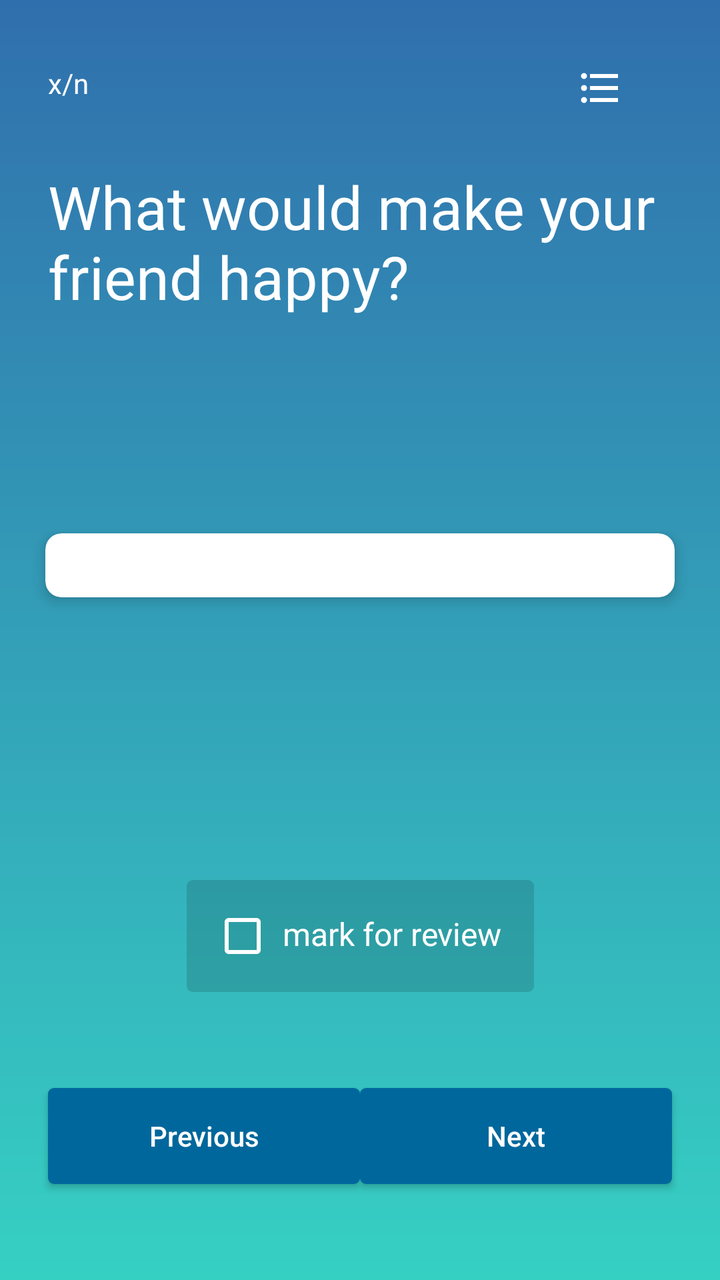
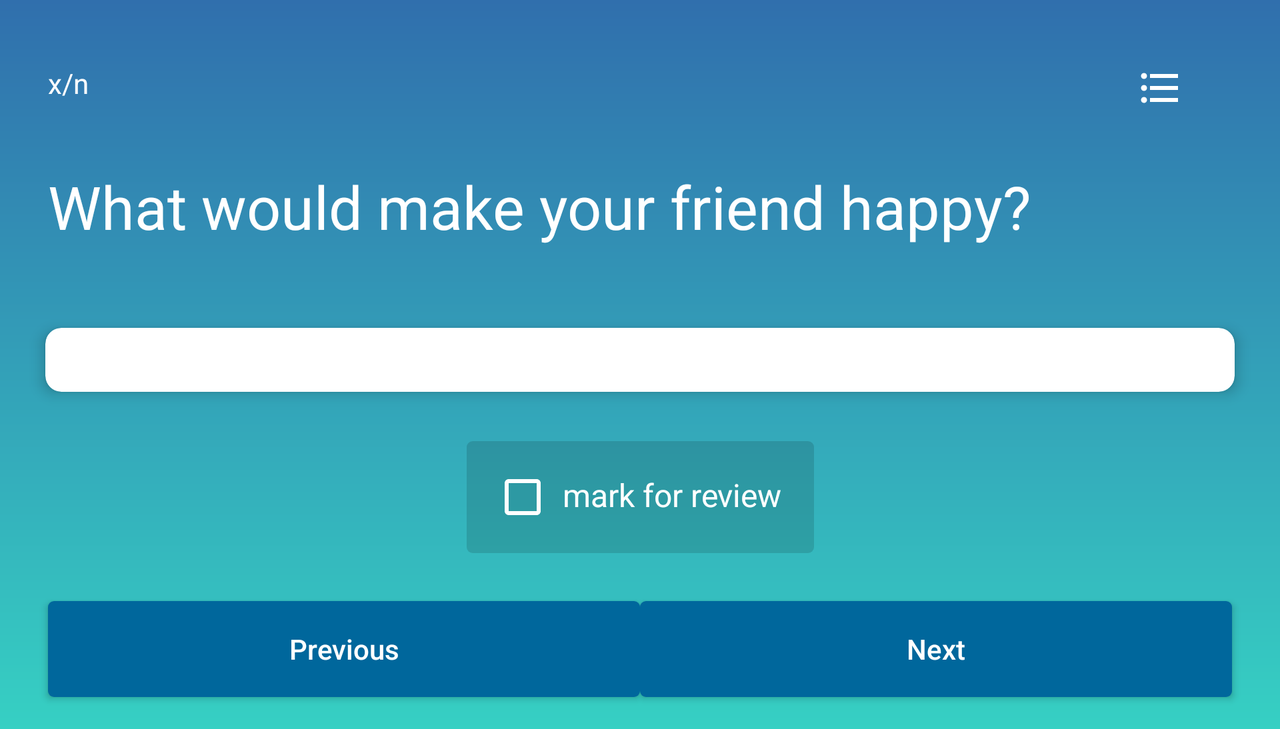

First picture: res/layout/ on a phone held upright. Second picture: the repository's own variant of that layout, on a device whose configuration matches the variant's folder. Source for both follows.
<!-- AndroidManifest.xml: application theme AppTheme -->
<!-- res/layout/activity_main.xml -->
<?xml version="1.0" encoding="utf-8"?>
<ScrollView xmlns:android="http://schemas.android.com/apk/res/android"
    xmlns:app="http://schemas.android.com/apk/res-auto"
    xmlns:tools="http://schemas.android.com/tools"
    android:layout_width="match_parent"
    android:layout_height="match_parent"
    android:background="@drawable/gradient_background"
    android:fillViewport="true"
    android:orientation="vertical"
    tools:context="com.example.android.questionnaire.MainActivity">


    <android.support.constraint.ConstraintLayout
        android:layout_width="match_parent"
        android:layout_height="wrap_content">

        <ProgressBar
            android:id="@+id/determinantProgressBar"
            style="@android:style/Widget.ProgressBar.Horizontal"
            android:layout_width="0dp"
            android:layout_height="@dimen/dimen_4dp"
            android:progressBackgroundTint="@android:color/transparent"
            android:progressTint="@android:color/white"
            app:layout_constraintEnd_toEndOf="parent"
            app:layout_constraintStart_toStartOf="parent"
            app:layout_constraintTop_toTopOf="parent" />

        <ImageButton
            android:id="@+id/review_button"
            android:layout_width="wrap_content"
            android:layout_height="wrap_content"
            android:layout_marginEnd="@dimen/dimen_24dp"
            android:layout_marginTop="@dimen/dimen_32dp"
            android:background="?selectableItemBackgroundBorderless"
            android:contentDescription="@string/review_button"
            android:src="@drawable/ic_format_list_bulleted"
            app:layout_constraintEnd_toEndOf="parent"
            app:layout_constraintTop_toTopOf="parent" />

        <TextView
            android:id="@+id/questions_remaining"
            android:layout_width="wrap_content"
            android:layout_height="wrap_content"
            android:layout_marginStart="@dimen/dimen_24dp"
            android:layout_marginTop="@dimen/dimen_32dp"
            android:textColor="@android:color/white"
            app:layout_constraintStart_toStartOf="parent"
            app:layout_constraintTop_toTopOf="parent"
            tools:text="x/n" />

        <TextView
            android:id="@+id/question_text"
            android:layout_width="0dp"
            android:layout_height="wrap_content"
            android:layout_marginEnd="@dimen/dimen_24dp"
            android:layout_marginLeft="@dimen/dimen_24dp"
            android:layout_marginRight="@dimen/dimen_24dp"
            android:layout_marginStart="@dimen/dimen_24dp"
            android:layout_marginTop="@dimen/dimen_32dp"
            android:text="@string/question_one"
            android:textColor="@android:color/white"
            android:textSize="@dimen/dimen_30sp"
            app:layout_constraintEnd_toEndOf="parent"
            app:layout_constraintStart_toStartOf="parent"
            app:layout_constraintTop_toBottomOf="@+id/questions_remaining" />

        <android.support.v7.widget.CardView
            android:id="@+id/cardView"
            android:layout_width="0dp"
            android:layout_height="wrap_content"
            android:layout_marginEnd="@dimen/dimen_16dp"
            android:layout_marginLeft="@dimen/dimen_16dp"
            android:layout_marginRight="@dimen/dimen_16dp"
            android:layout_marginStart="@dimen/dimen_16dp"
            android:layout_marginTop="@dimen/dimen_8dp"
            app:cardCornerRadius="@dimen/dimen_8dp"
            app:cardElevation="@dimen/dimen_4dp"
            app:cardUseCompatPadding="true"
            app:layout_constraintEnd_toEndOf="parent"
            app:layout_constraintStart_toStartOf="parent"
            app:layout_constraintTop_toTopOf="@+id/guideline">

            <LinearLayout
                android:id="@+id/linearLayout_Options"
                android:layout_width="match_parent"
                android:layout_height="wrap_content"
                android:layout_margin="@dimen/dimen_16dp"
                android:orientation="vertical">
            </LinearLayout>

        </android.support.v7.widget.CardView>

        <TextView
            android:id="@+id/review_check"
            android:layout_width="wrap_content"
            android:layout_height="wrap_content"
            android:layout_marginBottom="48dp"
            android:layout_marginEnd="@dimen/dimen_24dp"
            android:layout_marginLeft="@dimen/dimen_24dp"
            android:layout_marginRight="@dimen/dimen_24dp"
            android:layout_marginStart="@dimen/dimen_24dp"
            android:layout_marginTop="@dimen/dimen_8dp"
            android:background="@drawable/custom_textview"
            android:drawablePadding="@dimen/dimen_8dp"
            android:drawableStart="@drawable/ic_check_box_outline_blank"
            android:padding="@dimen/dimen_16dp"
            android:text="@string/mark_for_review"
            android:textColor="@android:color/white"
            android:textSize="16sp"
            app:layout_constraintBottom_toTopOf="@+id/prev_button"
            app:layout_constraintEnd_toEndOf="parent"
            app:layout_constraintStart_toStartOf="parent"
            app:layout_constraintTop_toBottomOf="@+id/cardView"
            app:layout_constraintVertical_bias="1.0" />


        <Button
            android:id="@+id/prev_button"
            android:layout_width="0dp"
            android:layout_height="wrap_content"
            android:layout_marginStart="@dimen/dimen_24dp"
            android:background="@drawable/custom_button"
            android:drawableStart="@drawable/ic_arrow_back"
            android:padding="@dimen/dimen_4dp"
            android:text="@string/prevQuestion"
            android:textAllCaps="false"
            android:textColor="@android:color/white"
            app:layout_constraintBaseline_toBaselineOf="@+id/next_button"
            app:layout_constraintEnd_toStartOf="@+id/next_button"
            app:layout_constraintStart_toStartOf="parent" />


        <Button
            android:id="@+id/next_button"
            android:layout_width="0dp"
            android:layout_height="wrap_content"
            android:layout_marginBottom="@dimen/dimen_48dp"
            android:layout_marginEnd="@dimen/dimen_24dp"
            android:background="@drawable/custom_button"
            android:drawableEnd="@drawable/ic_arrow_forward"
            android:padding="@dimen/dimen_4dp"
            android:text="@string/nextQuestion"
            android:textAllCaps="false"
            android:textColor="@android:color/white"
            app:layout_constraintBottom_toBottomOf="parent"
            app:layout_constraintEnd_toEndOf="parent"
            app:layout_constraintStart_toEndOf="@+id/prev_button" />

        <android.support.constraint.Guideline
            android:id="@+id/guideline"
            android:layout_width="wrap_content"
            android:layout_height="wrap_content"
            android:orientation="horizontal"
            app:layout_constraintGuide_begin="@dimen/dimen_250dp" />


    </android.support.constraint.ConstraintLayout>


</ScrollView>
<!-- resources referenced by this layout -->
<resources>
  <dimen name="dimen_16dp">16dp</dimen>
  <dimen name="dimen_24dp">24dp</dimen>
  <dimen name="dimen_250dp">250dp</dimen>
  <dimen name="dimen_30sp">30sp</dimen>
  <dimen name="dimen_32dp">32dp</dimen>
  <dimen name="dimen_48dp">48dp</dimen>
  <dimen name="dimen_4dp">4dp</dimen>
  <dimen name="dimen_8dp">8dp</dimen>
  <!-- drawable custom_button (drawable) -->
  <?xml version="1.0" encoding="utf-8"?>
  <selector xmlns:android="http://schemas.android.com/apk/res/android">
      <item android:state_pressed="true">
          <shape android:shape="rectangle">
              <corners android:radius="3dp" />
              <solid android:color="@color/transparent_blue" />
          </shape>
      </item>
      <item>
          <shape android:shape="rectangle">
              <corners android:radius="3dp" />
              <solid android:color="@color/button_color" />
          </shape>
      </item>
  </selector>
  <!-- drawable custom_textview (drawable) -->
  <?xml version="1.0" encoding="utf-8"?>
  <selector xmlns:android="http://schemas.android.com/apk/res/android">
      <item>
          <shape android:shape="rectangle">
              <corners android:radius="3dp" />
              <solid android:color="@color/transparent_white" />
          </shape>
      </item>
  </selector>
  <!-- drawable gradient_background (drawable) -->
  <?xml version="1.0" encoding="utf-8"?>
  <shape xmlns:android="http://schemas.android.com/apk/res/android"
      android:shape="rectangle">
      <gradient
          android:angle="90"
          android:endColor="#306FAD"
          android:startColor="#36D0C3"
          android:type="linear" />
  </shape>
  <!-- drawable ic_check_box_outline_blank (drawable) -->
  <vector xmlns:android="http://schemas.android.com/apk/res/android"
      android:width="24dp"
      android:height="24dp"
      android:tint="#FFFFFF"
      android:viewportHeight="24.0"
      android:viewportWidth="24.0">
      <path
          android:fillColor="#FF000000"
          android:pathData="M19,5v14H5V5h14m0,-2H5c-1.1,0 -2,0.9 -2,2v14c0,1.1 0.9,2 2,2h14c1.1,0 2,-0.9 2,-2V5c0,-1.1 -0.9,-2 -2,-2z" />
  </vector>
  <!-- drawable ic_format_list_bulleted (drawable) -->
  <vector xmlns:android="http://schemas.android.com/apk/res/android"
      android:width="48dp"
      android:height="48dp"
      android:tint="#FFFFFF"
      android:viewportHeight="48.0"
      android:viewportWidth="48.0">
      <path
          android:fillColor="#FF000000"
          android:pathData="M4,10.5c-0.83,0 -1.5,0.67 -1.5,1.5s0.67,1.5 1.5,1.5 1.5,-0.67 1.5,-1.5 -0.67,-1.5 -1.5,-1.5zM4,4.5c-0.83,0 -1.5,0.67 -1.5,1.5S3.17,7.5 4,7.5 5.5,6.83 5.5,6 4.83,4.5 4,4.5zM4,16.5c-0.83,0 -1.5,0.68 -1.5,1.5s0.68,1.5 1.5,1.5 1.5,-0.68 1.5,-1.5 -0.67,-1.5 -1.5,-1.5zM7,19h14v-2L7,17v2zM7,13h14v-2L7,11v2zM7,5v2h14L21,5L7,5z" />
  </vector>
  <string name="mark_for_review">mark for review</string>
  <string name="nextQuestion">Next</string>
  <string name="prevQuestion">Previous</string>
  <string name="question_one">What would make your friend happy?</string>
  <string name="review_button">Review List</string>
  <style name="AppTheme" parent="Theme.AppCompat.Light.NoActionBar">
          
          <item name="colorPrimary">@color/colorPrimary</item>
          <item name="colorPrimaryDark">@color/colorPrimaryDark</item>
          <item name="colorAccent">@color/colorAccent</item>
      </style>
  <color name="transparent_blue">#99306FAD</color>
  <color name="button_color">#00679C</color>
  <color name="transparent_white">#22000000</color>
  <color name="colorPrimary">#306FAD</color>
  <color name="colorPrimaryDark">#00447D</color>
  <color name="colorAccent">#FF4081</color>
</resources>
<!-- res/layout-land/activity_main.xml (the repository's variant of the layout above) -->
<!-- drawn on the phone turned sideways -->
<?xml version="1.0" encoding="utf-8"?>
<ScrollView xmlns:android="http://schemas.android.com/apk/res/android"
    xmlns:app="http://schemas.android.com/apk/res-auto"
    xmlns:tools="http://schemas.android.com/tools"
    android:layout_width="match_parent"
    android:layout_height="match_parent"
    android:background="@drawable/gradient_background"
    android:fillViewport="true"
    android:orientation="vertical"
    tools:context="com.example.android.questionnaire.MainActivity">


    <android.support.constraint.ConstraintLayout
        android:layout_width="match_parent"
        android:layout_height="wrap_content">

        <ProgressBar
            android:id="@+id/determinantProgressBar"
            style="@android:style/Widget.ProgressBar.Horizontal"
            android:layout_width="0dp"
            android:layout_height="@dimen/dimen_4dp"
            android:progressBackgroundTint="@android:color/transparent"
            android:progressTint="@android:color/white"
            app:layout_constraintEnd_toEndOf="parent"
            app:layout_constraintStart_toStartOf="parent"
            app:layout_constraintTop_toTopOf="parent" />

        <ImageButton
            android:id="@+id/review_button"
            android:layout_width="wrap_content"
            android:layout_height="wrap_content"
            android:layout_marginEnd="@dimen/dimen_24dp"
            android:layout_marginTop="@dimen/dimen_32dp"
            android:background="?selectableItemBackgroundBorderless"
            android:contentDescription="@string/review_button"
            android:src="@drawable/ic_format_list_bulleted"
            app:layout_constraintEnd_toEndOf="parent"
            app:layout_constraintTop_toTopOf="parent" />

        <TextView
            android:id="@+id/questions_remaining"
            android:layout_width="wrap_content"
            android:layout_height="wrap_content"
            android:layout_marginStart="@dimen/dimen_24dp"
            android:layout_marginTop="@dimen/dimen_32dp"
            android:textColor="@android:color/white"
            app:layout_constraintStart_toStartOf="parent"
            app:layout_constraintTop_toTopOf="parent"
            tools:text="x/n" />

        <TextView
            android:id="@+id/question_text"
            android:layout_width="0dp"
            android:layout_height="wrap_content"
            android:layout_marginEnd="@dimen/dimen_24dp"
            android:layout_marginLeft="@dimen/dimen_24dp"
            android:layout_marginRight="@dimen/dimen_24dp"
            android:layout_marginStart="@dimen/dimen_24dp"
            android:layout_marginTop="@dimen/dimen_32dp"
            android:text="@string/question_one"
            android:textColor="@android:color/white"
            android:textSize="@dimen/dimen_30sp"
            app:layout_constraintEnd_toEndOf="parent"
            app:layout_constraintStart_toStartOf="parent"
            app:layout_constraintTop_toBottomOf="@+id/questions_remaining" />

        <android.support.v7.widget.CardView
            android:id="@+id/cardView"
            android:layout_width="0dp"
            android:layout_height="wrap_content"
            android:layout_marginEnd="@dimen/dimen_16dp"
            android:layout_marginStart="@dimen/dimen_16dp"
            android:layout_marginTop="@dimen/dimen_32dp"
            app:cardCornerRadius="@dimen/dimen_8dp"
            app:cardElevation="@dimen/dimen_4dp"
            app:cardUseCompatPadding="true"
            app:layout_constraintEnd_toEndOf="parent"
            app:layout_constraintStart_toStartOf="parent"
            app:layout_constraintTop_toBottomOf="@+id/question_text">

            <LinearLayout
                android:id="@+id/linearLayout_Options"
                android:layout_width="match_parent"
                android:layout_height="wrap_content"
                android:layout_margin="@dimen/dimen_16dp"
                android:orientation="vertical">
            </LinearLayout>

        </android.support.v7.widget.CardView>

        <TextView
            android:id="@+id/review_check"
            android:layout_width="wrap_content"
            android:layout_height="wrap_content"
            android:layout_marginBottom="24dp"
            android:layout_marginEnd="@dimen/dimen_24dp"
            android:layout_marginStart="@dimen/dimen_24dp"
            android:layout_marginTop="16dp"
            android:background="@drawable/custom_textview"
            android:drawablePadding="@dimen/dimen_8dp"
            android:drawableStart="@drawable/ic_check_box_outline_blank"
            android:padding="@dimen/dimen_16dp"
            android:text="@string/mark_for_review"
            android:textColor="@android:color/white"
            android:textSize="16sp"
            app:layout_constraintBottom_toTopOf="@+id/prev_button"
            app:layout_constraintEnd_toEndOf="parent"
            app:layout_constraintStart_toStartOf="parent"
            app:layout_constraintTop_toBottomOf="@+id/cardView" />


        <Button
            android:id="@+id/prev_button"
            android:layout_width="0dp"
            android:layout_height="wrap_content"
            android:layout_marginStart="@dimen/dimen_24dp"
            android:background="@drawable/custom_button"
            android:drawableStart="@drawable/ic_arrow_back"
            android:padding="@dimen/dimen_4dp"
            android:text="@string/prevQuestion"
            android:textAllCaps="false"
            android:textColor="@android:color/white"
            app:layout_constraintBaseline_toBaselineOf="@+id/next_button"
            app:layout_constraintEnd_toStartOf="@+id/next_button"
            app:layout_constraintStart_toStartOf="parent" />


        <Button
            android:id="@+id/next_button"
            android:layout_width="0dp"
            android:layout_height="wrap_content"
            android:layout_marginBottom="16dp"
            android:layout_marginEnd="@dimen/dimen_24dp"
            android:background="@drawable/custom_button"
            android:drawableEnd="@drawable/ic_arrow_forward"
            android:padding="@dimen/dimen_4dp"
            android:text="@string/nextQuestion"
            android:textAllCaps="false"
            android:textColor="@android:color/white"
            app:layout_constraintBottom_toBottomOf="parent"
            app:layout_constraintEnd_toEndOf="parent"
            app:layout_constraintStart_toEndOf="@+id/prev_button" />


    </android.support.constraint.ConstraintLayout>


</ScrollView>
<!-- resources referenced by the variant -->
<!-- as the phone turned sideways resolves them -->
<resources>
  <dimen name="dimen_16dp">16dp</dimen>
  <dimen name="dimen_24dp">24dp</dimen>
  <dimen name="dimen_30sp">30sp</dimen>
  <dimen name="dimen_32dp">32dp</dimen>
  <dimen name="dimen_4dp">4dp</dimen>
  <dimen name="dimen_8dp">8dp</dimen>
  <!-- drawable custom_button (drawable) -->
  <?xml version="1.0" encoding="utf-8"?>
  <selector xmlns:android="http://schemas.android.com/apk/res/android">
      <item android:state_pressed="true">
          <shape android:shape="rectangle">
              <corners android:radius="3dp" />
              <solid android:color="@color/transparent_blue" />
          </shape>
      </item>
      <item>
          <shape android:shape="rectangle">
              <corners android:radius="3dp" />
              <solid android:color="@color/button_color" />
          </shape>
      </item>
  </selector>
  <!-- drawable custom_textview (drawable) -->
  <?xml version="1.0" encoding="utf-8"?>
  <selector xmlns:android="http://schemas.android.com/apk/res/android">
      <item>
          <shape android:shape="rectangle">
              <corners android:radius="3dp" />
              <solid android:color="@color/transparent_white" />
          </shape>
      </item>
  </selector>
  <!-- drawable gradient_background (drawable) -->
  <?xml version="1.0" encoding="utf-8"?>
  <shape xmlns:android="http://schemas.android.com/apk/res/android"
      android:shape="rectangle">
      <gradient
          android:angle="90"
          android:endColor="#306FAD"
          android:startColor="#36D0C3"
          android:type="linear" />
  </shape>
  <!-- drawable ic_check_box_outline_blank (drawable) -->
  <vector xmlns:android="http://schemas.android.com/apk/res/android"
      android:width="24dp"
      android:height="24dp"
      android:tint="#FFFFFF"
      android:viewportHeight="24.0"
      android:viewportWidth="24.0">
      <path
          android:fillColor="#FF000000"
          android:pathData="M19,5v14H5V5h14m0,-2H5c-1.1,0 -2,0.9 -2,2v14c0,1.1 0.9,2 2,2h14c1.1,0 2,-0.9 2,-2V5c0,-1.1 -0.9,-2 -2,-2z" />
  </vector>
  <!-- drawable ic_format_list_bulleted (drawable) -->
  <vector xmlns:android="http://schemas.android.com/apk/res/android"
      android:width="48dp"
      android:height="48dp"
      android:tint="#FFFFFF"
      android:viewportHeight="48.0"
      android:viewportWidth="48.0">
      <path
          android:fillColor="#FF000000"
          android:pathData="M4,10.5c-0.83,0 -1.5,0.67 -1.5,1.5s0.67,1.5 1.5,1.5 1.5,-0.67 1.5,-1.5 -0.67,-1.5 -1.5,-1.5zM4,4.5c-0.83,0 -1.5,0.67 -1.5,1.5S3.17,7.5 4,7.5 5.5,6.83 5.5,6 4.83,4.5 4,4.5zM4,16.5c-0.83,0 -1.5,0.68 -1.5,1.5s0.68,1.5 1.5,1.5 1.5,-0.68 1.5,-1.5 -0.67,-1.5 -1.5,-1.5zM7,19h14v-2L7,17v2zM7,13h14v-2L7,11v2zM7,5v2h14L21,5L7,5z" />
  </vector>
  <string name="mark_for_review">mark for review</string>
  <string name="nextQuestion">Next</string>
  <string name="prevQuestion">Previous</string>
  <string name="question_one">What would make your friend happy?</string>
  <string name="review_button">Review List</string>
  <style name="AppTheme" parent="Theme.AppCompat.Light.NoActionBar">
          
          <item name="colorPrimary">@color/colorPrimary</item>
          <item name="colorPrimaryDark">@color/colorPrimaryDark</item>
          <item name="colorAccent">@color/colorAccent</item>
      </style>
  <color name="transparent_blue">#99306FAD</color>
  <color name="button_color">#00679C</color>
  <color name="transparent_white">#22000000</color>
  <color name="colorPrimary">#306FAD</color>
  <color name="colorPrimaryDark">#00447D</color>
  <color name="colorAccent">#FF4081</color>
</resources>
